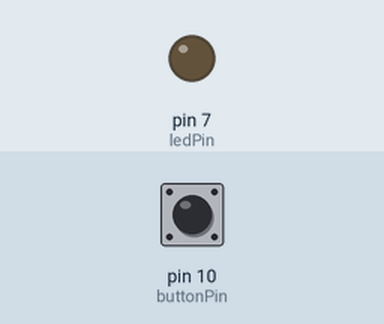
Recording of a sketch running on a simulated Arduino Uno, built with avr-gcc and run on an emulated ATmega328P. On the bench: output pins drawn as LEDs (lit = HIGH). The test bench sets the inputs (shaded band); at power-on: pin 10 (buttonPin) HIGH.

Above: at 1.2 s.
1.3 s: pin 10 (buttonPin) pulled LOW for 0.15 s
At 1.37 s:
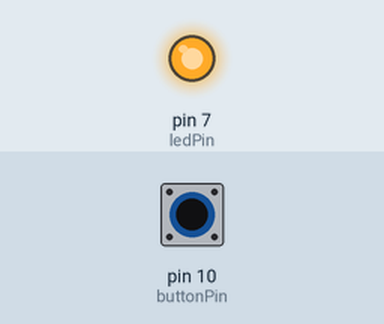
2.9 s: pin 10 (buttonPin) pulled LOW for 3.2 s
At 7.0 s:
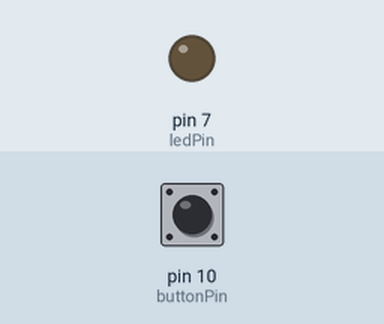
Timing chart, 0 to 8.5 s (numbered marks = the images above; inputs shaded):
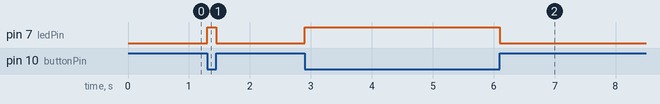

The sketch:

PF_Fashion_Button.ino
```cpp
//#include <Keyboard.h>// FOR KEYBOARD STROKE
/*
This is code to use in Playable Fashion to teach building switches using Adafruit's FLORA.
It's a mash up of the following examples:

    DigitalInputPull example on the Arduino IDE.
    Arduino Debounce Tutorial http://arduino.cc/en/Tutorial/Debounce
    Arduino Mouse Keyboard http://arduino.cc/en/Reference/MouseKeyboard
 */

// constants won't change. They're used here to set pin numbers:
const int buttonPin = 10;     // the number of the pushbutton pin
const int ledPin =  7;      // the number of the interal LED pin for FLORA

// variables will change:
int buttonState = 0;         // variable for reading the pushbutton status
//int lastButtonState = 0;   //FOR DEBOUNCING

void setup() { //This happens just once at the beginning
  // initialize the LED pin as an output:
  pinMode(ledPin, OUTPUT);
  // initialize the pushbutton pin as an input:
  pinMode(buttonPin, INPUT_PULLUP);
  //Keyboard.begin(); // FOR KEYBOARD STROKE
}

void loop(){ //This happens over and over again until turned off
  // check to see if button is pressed, read the state of the pushbutton pin:
  buttonState = digitalRead(buttonPin);


  // if it is, the buttonState is LOW:
  if (buttonState == LOW) {
    //if (buttonState == LOW && lastButtonState == LOW) {  //FOR DEBOUNCING
    // turn LED on:
    digitalWrite(ledPin, HIGH);
    //Keyboard.press(' '); //FOR KEYBOARD STROKE
    //} //FOR DEBOUNCING
  }
  else {
    // turn LED off:
    digitalWrite(ledPin, LOW);
    //Keyboard.release(' ');//FOR KEYBOARD STROKE
  }
  //lastButtonState = buttonState; ///FOR DEBOUNCING
}
```

Measured:
- after the input at 1.3 s, pin 7 (ledPin): LOW → HIGH at once, → LOW 0.15 s later
- after the input at 2.9 s, pin 7 (ledPin): LOW → HIGH at once, → LOW 3.2 s later
